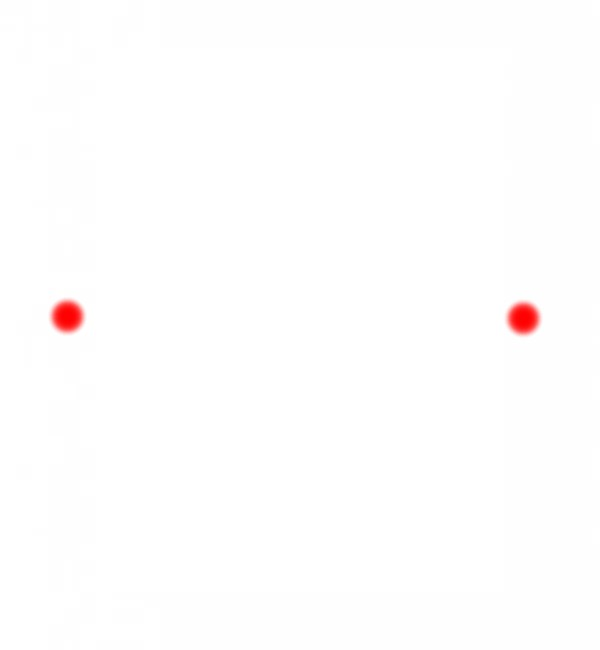
#> input picture Python_test_version/Test_picture/test_laserdetect_1.jpg, 600 x 650 px, given in place of the camera
$ python pointlaser_detection_live.py
#> lines starting #> are read from the running program, lines starting #| are printed output that depends on the picture; after the words box and inside, x2 and y2 are one past the last pixel; in counts of white or black regions, pixels touching at a corner belong together
import cv2
import numpy as np

# Initialize the webcam
cap = cv2.VideoCapture(0)
if cap is None:
        print("Error: Camera not found.")
        exit()

while True:
    # Capture a frame from the webcam
    ret, frame = cap.read()
#> frame is the input picture: shape (650, 600, 3); mean B, G, R 253.8, 253.8, 254.7

    # Apply Gaussian blur to the image
    # ksize == 25 intensifie le flou et permet de reduire le bruit de l'image thresholded
    frame =  cv2.GaussianBlur(frame,(25, 25), 0)
    #cv2.imshow("Webcam blurred", blurred)

    # Convert the image to the HSV color space
    hsv = cv2.cvtColor(frame, cv2.COLOR_BGR2HSV)
#> hsv: shape (650, 600, 3); mean H, S, V 0.1, 0.9, 254.7

    # Définition des bornes de couleur pour le rouge -> Laser rouge
    lower_red = np.array([0, 150, 150])
    upper_red = np.array([10, 255, 255])
    lower_red2 = np.array([170, 150, 150])
    upper_red2 = np.array([180, 255, 255])

    # Masquage de l'image pour ne garder que les pixels rouges
    mask = cv2.inRange(hsv, lower_red, upper_red)
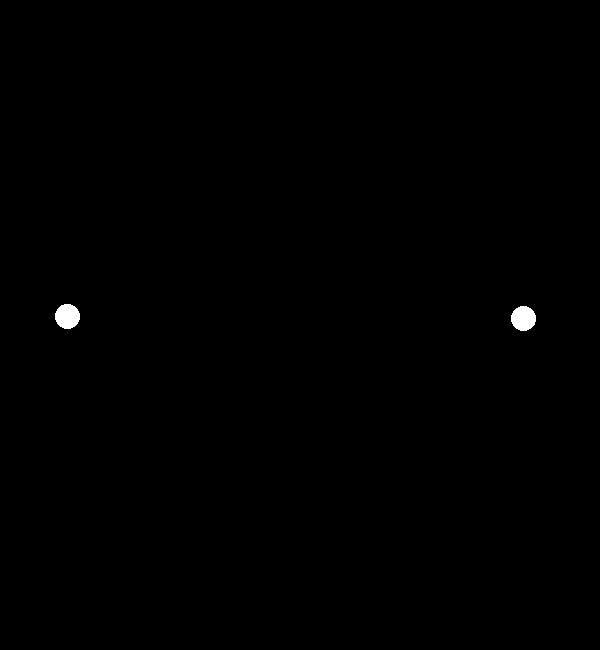
#> mask: shape (650, 600); 0.25% white; 2 white regions
    mask2 = cv2.inRange(hsv, lower_red2, upper_red2)
#> mask2: shape (650, 600); every value is 0
    mask = cv2.bitwise_or(mask, mask2)
    cv2.imshow("Mask", mask)

    # Application d'une morphologie pour éliminer les petits artefacts
    kernel = np.ones((5,5),np.uint8)
    mask = cv2.morphologyEx(mask, cv2.MORPH_OPEN, kernel)

    # Recherche des contours dans l'image
    contours, _ = cv2.findContours(mask, cv2.RETR_EXTERNAL, cv2.CHAIN_APPROX_SIMPLE)
#> contours = 2 contours; box (x1, y1, x2, y2) and area: (511, 306, 536, 331) 455, (55, 304, 80, 329) 455

    # Initialisation d'une liste pour stocker les centres des cercles rouges
    centers = []

    # Parcours des contours et recherche des cercles rouges
    for contour in contours:
        # Calcul du centre du contour
        M = cv2.moments(contour)
        if M['m00'] != 0:
            cx = int(M['m10'] / M['m00'])
            cy = int(M['m01'] / M['m00'])
            #Verfication de la couleur rouge
            if mask[cy ,cx]==255:
                # Stockage des coordonnées du centre
                centers.append((cx, cy))
#> this loop made 2 passes
#> (cx, cy) on passes 1 to 2: (523, 318), (66, 315)
#> after the loop, centers = [(523, 318), (66, 315)]
    print('Recap des cercles trouves:',centers)
#| Recap des cercles trouves: [(523, 318), (66, 315)]

    # Show the webcam feed
    cv2.imshow("Webcam", frame)

    # Vérification que deux cercles rouges ont été détectés
    if len(centers) == 2:
        #Traitement des coordonnées des cercles (Deduction de la distance)
        distance=np.sqrt(((centers[1][0]-centers[0][0]))**2+((centers[1][1]-centers[0][1]))**2)
#> distance = 457
        # Dessin des cercles sur l'image d'origine et affichage des coordonnées
        for i, center in enumerate(centers):
            cv2.circle(frame, center, 5, (0, 0, 255), -1)
            cv2.putText(frame, f'{i+1} : ({center[0]}, {center[1]})', (center[0]-50, center[1]+30), cv2.FONT_HERSHEY_SIMPLEX, 0.5, (0, 0, 255), 1)
#> this loop made 2 passes
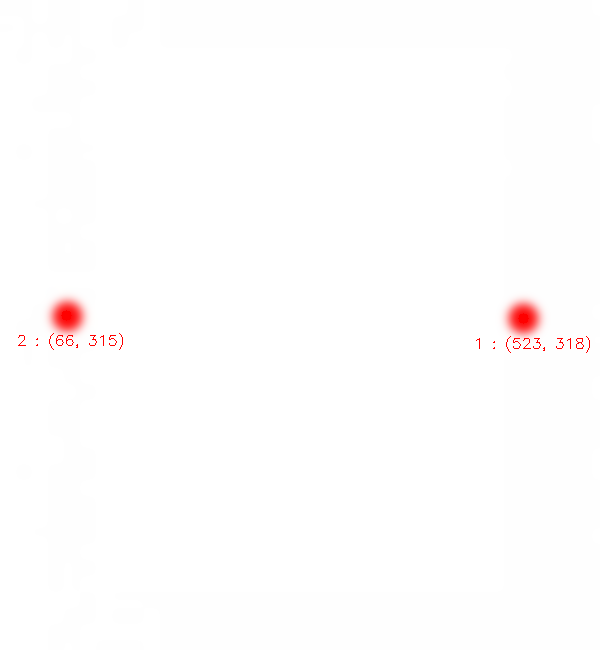
#> frame: shape (650, 600, 3); mean B, G, R 253.5, 253.5, 254.7
        # Affichage de l'image avec les cercles et les coordonnées détectés
        cv2.putText(frame, 'distance : {}'.format(distance),(200,450), cv2.FONT_HERSHEY_SIMPLEX, 0.5, (0, 0, 255), 1)
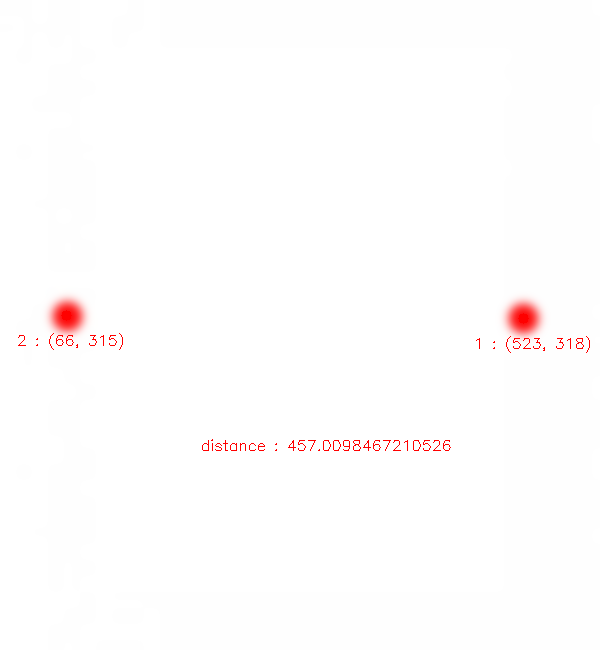
#> frame: shape (650, 600, 3); 0.15% of pixels changed, all inside (x1, y1, x2, y2) = (202, 439, 451, 451)
        cv2.imshow('image', frame)
    else:
        print('Deux cercles rouges n\'ont pas été détectés.')

    if cv2.waitKey(1) & 0xFF == ord('q'):
#> (key q is pressed here)
        break

# Release the webcam and close all windows
cap.release()
cv2.destroyAllWindows()
